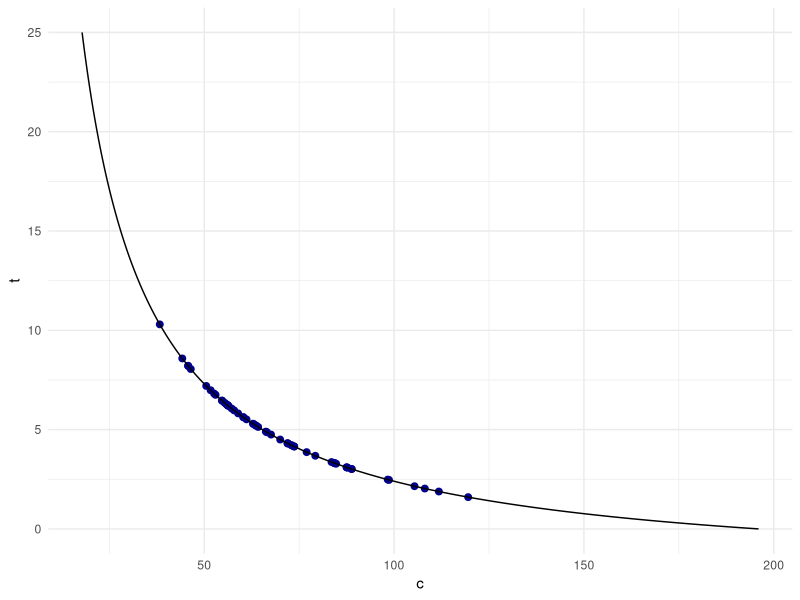

The R script that drew this image:

library(tidyverse)
library(readxl)
library(sf)


dados <- read_excel("dados/caixa-tempo.xlsx") %>% 
    mutate(
        t = seg/60 + min,
        coef = 490 / (t+2.5)
    ) 


dados_sinteticos <- tibble(
    t = seq(0, 25, length.out = 1000)
) %>% 
    mutate(
        c = 490 / (t + 2.5)
    )



ggplot(
    dados_sinteticos,
    aes(
        x = c,
        y = t
    )
    ) +
    geom_point(
        data = dados,
        aes(
            y = t,
            x = coef
        ),
        color = "darkblue",
        size = 2
    ) +
    geom_line() +
    theme_minimal()



    
